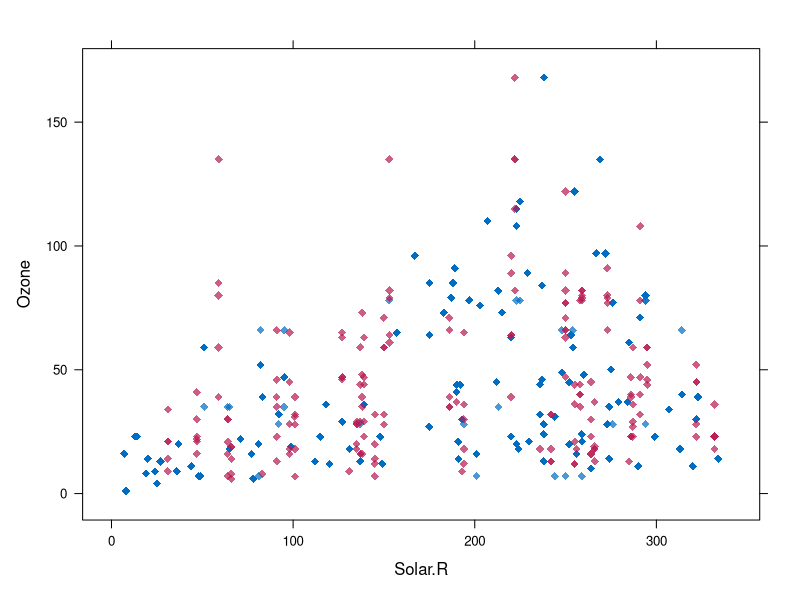
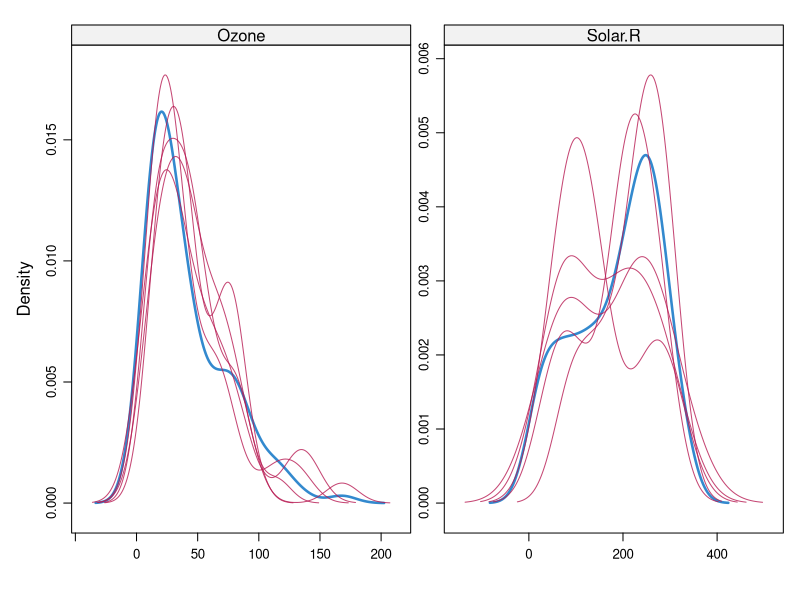
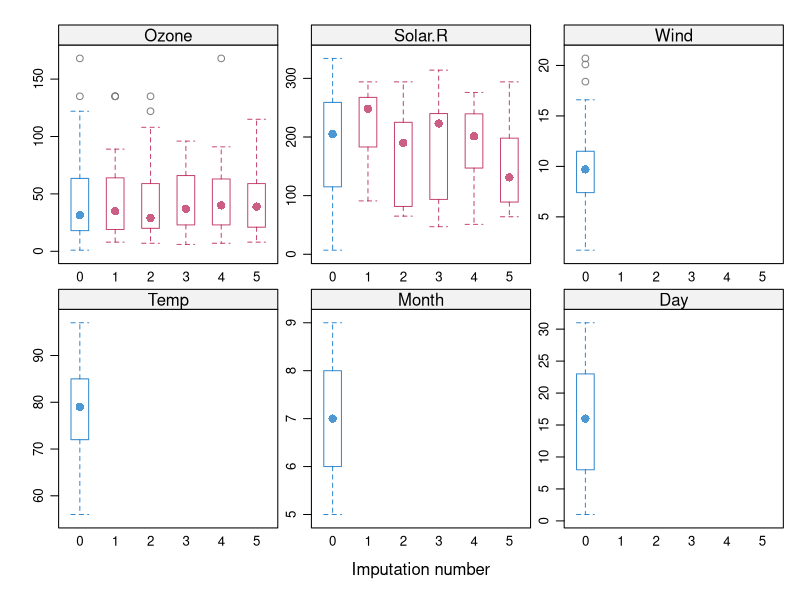

Source code (R) for these figures, in order:
# Este paquete puede usarse para imputar valores perdidos en
# variables de todo tipo
library(mice)
library(lattice)

# se usa el conjunto airquality
datos <- airquality

# se determina el numero de instancias sin datos perdidos y con datos
# perdidos. A observar la comodidad de uso de las funciones ncc e nic
completos <- mice::ncc(datos)
incompletos <- mice::nic(datos)
cat("Datos completos: ",completos, " e incompletos: ",incompletos,"\n")

# se realiza la imputacion
imputados <- mice::mice(datos, m=5, meth="pmm")

# dispone de algunos metodos que imputan siempre a un unico
# valor, como por ejemplo "mean"
imputadosMean <- mice::mice(datos, m=1, meth="mean")

# pmm es el metodo por defecto. Puedes verse todos los metodos
# disponibles de la siguiente forma
methods(mice)

# se completa el conjunto de datos con las imputaciones
datosImputados <- mice::complete(imputados)

# se determina el numero de instancias sin datos perdidos y con datos
# perdidos en la parte ya limpia
completos <- mice::ncc(datosImputados)
incompletos <- mice::nic(datosImputados)
cat("Datos completos: ",completos, " e incompletos: ",incompletos,"\n")

# se muestra la imputacion para Ozone
imputados$imp$Ozone

# Se muestra un grafico para comprobar la distribucion de Ozone en los
# datos imputados en relacion a otras variables
lattice::xyplot(imputados,Ozone ~ Solar.R,pch=18,cex=1)

# Se muestran las densidades de los datos imputados respecto de los
# observados
lattice::densityplot(imputados)

# Se muestran los diagramas de caja para las imputaciones
lattice::bwplot(imputados)

